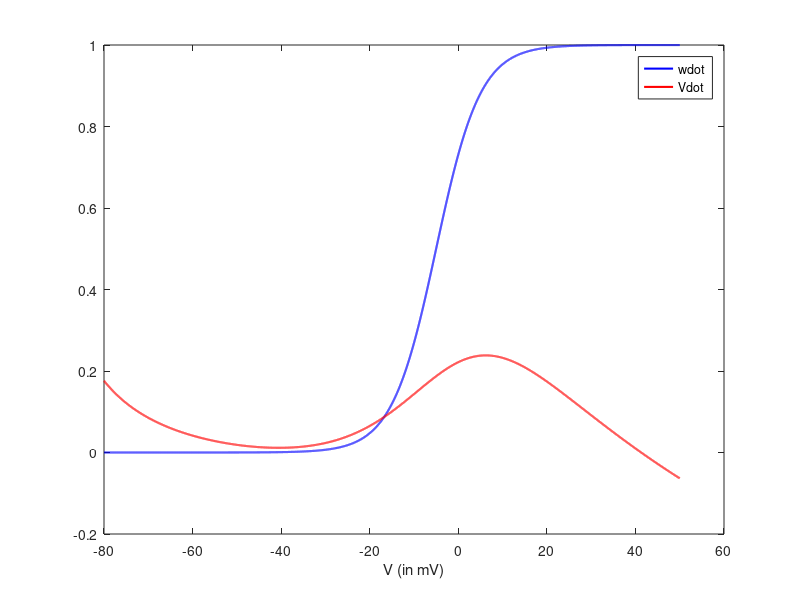

Write the MATLAB code that produced this figure.
clear all

I = 50;

Ena = 50;
Ek = -100;
El = -70;
gf = 20;
gs = 20;
gl = 2;
phiw = 0.15;
C = 2;
bm = -1.2;
gm = 18;
gw = 10;
bw = -5; 
V = -80:0.01:50;

minf = (1 + tanh((V-bm)/gm))*0.5;
wdot = 0.5*(1+(tanh((V - bw)/gw)));

Vdot = (I - gf.*minf.*(V- Ena) - gl.*(V-El))./(gs.*(V-Ek))

figure; plot(V,wdot,'b','Linewidth',1.5); 
hold on; 
plot(V,Vdot,'r','Linewidth',1.5)

xlabel('V (in mV)')
legend('wdot','Vdot')

